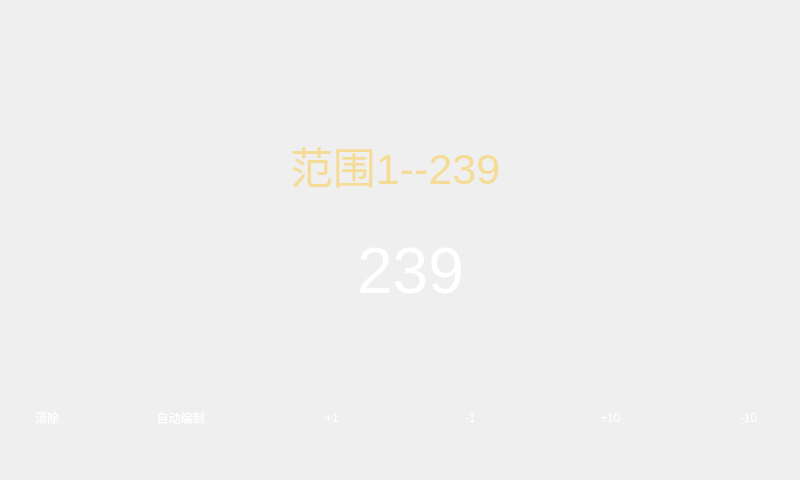
<?xml version="1.0" encoding="UTF-8"?>
<ui version="4.0">
 <class>ManualAddress</class>
 <widget class="QWidget" name="ManualAddress">
  <property name="geometry">
   <rect>
    <x>0</x>
    <y>0</y>
    <width>800</width>
    <height>480</height>
   </rect>
  </property>
  <property name="windowTitle">
   <string>Form</string>
  </property>
  <property name="styleSheet">
   <string notr="true"/>
  </property>
  <widget class="QLabel" name="label">
   <property name="geometry">
    <rect>
     <x>0</x>
     <y>0</y>
     <width>800</width>
     <height>480</height>
    </rect>
   </property>
   <property name="text">
    <string/>
   </property>
   <property name="pixmap">
    <pixmap resource="window/resources.qrc">:/new/login/image/address/底版.png</pixmap>
   </property>
  </widget>
  <widget class="QLabel" name="label_range">
   <property name="geometry">
    <rect>
     <x>290</x>
     <y>140</y>
     <width>231</width>
     <height>51</height>
    </rect>
   </property>
   <property name="font">
    <font>
     <pointsize>32</pointsize>
    </font>
   </property>
   <property name="styleSheet">
    <string notr="true">color: rgb(245, 220, 150);</string>
   </property>
   <property name="text">
    <string>范围1--239</string>
   </property>
  </widget>
  <widget class="QLabel" name="label_left">
   <property name="geometry">
    <rect>
     <x>230</x>
     <y>140</y>
     <width>41</width>
     <height>61</height>
    </rect>
   </property>
   <property name="text">
    <string/>
   </property>
   <property name="pixmap">
    <pixmap resource="window/resources.qrc">:/new/login/image/address/范围光标左.png</pixmap>
   </property>
  </widget>
  <widget class="QLabel" name="label_right">
   <property name="geometry">
    <rect>
     <x>530</x>
     <y>140</y>
     <width>41</width>
     <height>61</height>
    </rect>
   </property>
   <property name="text">
    <string/>
   </property>
   <property name="pixmap">
    <pixmap resource="window/resources.qrc">:/new/login/image/address/范围光标右.png</pixmap>
   </property>
  </widget>
  <widget class="QLabel" name="label_2">
   <property name="geometry">
    <rect>
     <x>320</x>
     <y>220</y>
     <width>191</width>
     <height>101</height>
    </rect>
   </property>
   <property name="text">
    <string/>
   </property>
   <property name="pixmap">
    <pixmap resource="window/resources.qrc">:/new/login/image/address/编号底版.png</pixmap>
   </property>
  </widget>
  <widget class="QLabel" name="label_3">
   <property name="geometry">
    <rect>
     <x>280</x>
     <y>240</y>
     <width>21</width>
     <height>61</height>
    </rect>
   </property>
   <property name="text">
    <string/>
   </property>
   <property name="pixmap">
    <pixmap resource="window/resources.qrc">:/new/login/image/address/编号光标左.png</pixmap>
   </property>
  </widget>
  <widget class="QLabel" name="label_4">
   <property name="geometry">
    <rect>
     <x>520</x>
     <y>240</y>
     <width>21</width>
     <height>61</height>
    </rect>
   </property>
   <property name="text">
    <string/>
   </property>
   <property name="pixmap">
    <pixmap resource="window/resources.qrc">:/new/login/image/address/编号光标右.png</pixmap>
   </property>
  </widget>
  <widget class="QLabel" name="label_number">
   <property name="geometry">
    <rect>
     <x>320</x>
     <y>230</y>
     <width>181</width>
     <height>81</height>
    </rect>
   </property>
   <property name="font">
    <font>
     <pointsize>48</pointsize>
    </font>
   </property>
   <property name="styleSheet">
    <string notr="true">color: rgb(255, 255, 255);</string>
   </property>
   <property name="text">
    <string>239</string>
   </property>
   <property name="alignment">
    <set>Qt::AlignCenter</set>
   </property>
  </widget>
  <widget class="QLabel" name="label_6">
   <property name="geometry">
    <rect>
     <x>10</x>
     <y>440</y>
     <width>781</width>
     <height>20</height>
    </rect>
   </property>
   <property name="text">
    <string/>
   </property>
   <property name="pixmap">
    <pixmap resource="window/resources.qrc">:/new/login/image/address/轴.png</pixmap>
   </property>
  </widget>
  <widget class="QLabel" name="label_7">
   <property name="geometry">
    <rect>
     <x>45</x>
     <y>430</y>
     <width>16</width>
     <height>21</height>
    </rect>
   </property>
   <property name="text">
    <string/>
   </property>
   <property name="pixmap">
    <pixmap resource="window/resources.qrc">:/new/login/image/address/箭头.png</pixmap>
   </property>
  </widget>
  <widget class="QLabel" name="label_8">
   <property name="geometry">
    <rect>
     <x>175</x>
     <y>430</y>
     <width>16</width>
     <height>21</height>
    </rect>
   </property>
   <property name="text">
    <string/>
   </property>
   <property name="pixmap">
    <pixmap resource="window/resources.qrc">:/new/login/image/address/箭头.png</pixmap>
   </property>
  </widget>
  <widget class="QLabel" name="label_9">
   <property name="geometry">
    <rect>
     <x>325</x>
     <y>430</y>
     <width>16</width>
     <height>21</height>
    </rect>
   </property>
   <property name="text">
    <string/>
   </property>
   <property name="pixmap">
    <pixmap resource="window/resources.qrc">:/new/login/image/address/箭头.png</pixmap>
   </property>
  </widget>
  <widget class="QLabel" name="label_10">
   <property name="geometry">
    <rect>
     <x>465</x>
     <y>430</y>
     <width>16</width>
     <height>21</height>
    </rect>
   </property>
   <property name="text">
    <string/>
   </property>
   <property name="pixmap">
    <pixmap resource="window/resources.qrc">:/new/login/image/address/箭头.png</pixmap>
   </property>
  </widget>
  <widget class="QLabel" name="label_11">
   <property name="geometry">
    <rect>
     <x>605</x>
     <y>430</y>
     <width>16</width>
     <height>21</height>
    </rect>
   </property>
   <property name="text">
    <string/>
   </property>
   <property name="pixmap">
    <pixmap resource="window/resources.qrc">:/new/login/image/address/箭头.png</pixmap>
   </property>
  </widget>
  <widget class="QLabel" name="label_12">
   <property name="geometry">
    <rect>
     <x>745</x>
     <y>430</y>
     <width>16</width>
     <height>21</height>
    </rect>
   </property>
   <property name="text">
    <string/>
   </property>
   <property name="pixmap">
    <pixmap resource="window/resources.qrc">:/new/login/image/address/箭头.png</pixmap>
   </property>
  </widget>
  <widget class="QLabel" name="label_30">
   <property name="geometry">
    <rect>
     <x>20</x>
     <y>400</y>
     <width>60</width>
     <height>31</height>
    </rect>
   </property>
   <property name="text">
    <string/>
   </property>
   <property name="pixmap">
    <pixmap resource="window/resources.qrc">:/new/login/image/address/清除底版.png</pixmap>
   </property>
  </widget>
  <widget class="QLabel" name="label_14">
   <property name="geometry">
    <rect>
     <x>130</x>
     <y>400</y>
     <width>101</width>
     <height>31</height>
    </rect>
   </property>
   <property name="text">
    <string/>
   </property>
   <property name="pixmap">
    <pixmap resource="window/resources.qrc">:/new/login/image/address/自动编址底版.png</pixmap>
   </property>
  </widget>
  <widget class="QLabel" name="label_15">
   <property name="geometry">
    <rect>
     <x>310</x>
     <y>400</y>
     <width>43</width>
     <height>31</height>
    </rect>
   </property>
   <property name="text">
    <string/>
   </property>
   <property name="pixmap">
    <pixmap resource="window/resources.qrc">:/new/login/image/address/数字底版.png</pixmap>
   </property>
  </widget>
  <widget class="QLabel" name="label_16">
   <property name="geometry">
    <rect>
     <x>450</x>
     <y>400</y>
     <width>43</width>
     <height>31</height>
    </rect>
   </property>
   <property name="text">
    <string/>
   </property>
   <property name="pixmap">
    <pixmap resource="window/resources.qrc">:/new/login/image/address/数字底版.png</pixmap>
   </property>
  </widget>
  <widget class="QLabel" name="label_17">
   <property name="geometry">
    <rect>
     <x>590</x>
     <y>400</y>
     <width>43</width>
     <height>31</height>
    </rect>
   </property>
   <property name="text">
    <string/>
   </property>
   <property name="pixmap">
    <pixmap resource="window/resources.qrc">:/new/login/image/address/数字底版.png</pixmap>
   </property>
  </widget>
  <widget class="QLabel" name="label_18">
   <property name="geometry">
    <rect>
     <x>730</x>
     <y>400</y>
     <width>43</width>
     <height>31</height>
    </rect>
   </property>
   <property name="text">
    <string/>
   </property>
   <property name="pixmap">
    <pixmap resource="window/resources.qrc">:/new/login/image/address/数字底版.png</pixmap>
   </property>
  </widget>
  <widget class="QLabel" name="label_19">
   <property name="geometry">
    <rect>
     <x>35</x>
     <y>405</y>
     <width>31</width>
     <height>25</height>
    </rect>
   </property>
   <property name="styleSheet">
    <string notr="true">color: rgb(255, 255, 255);</string>
   </property>
   <property name="text">
    <string>清除</string>
   </property>
  </widget>
  <widget class="QLabel" name="label_13">
   <property name="geometry">
    <rect>
     <x>130</x>
     <y>405</y>
     <width>101</width>
     <height>25</height>
    </rect>
   </property>
   <property name="styleSheet">
    <string notr="true">color: rgb(255, 255, 255);</string>
   </property>
   <property name="text">
    <string>自动编制</string>
   </property>
   <property name="alignment">
    <set>Qt::AlignCenter</set>
   </property>
  </widget>
  <widget class="QLabel" name="label_21">
   <property name="geometry">
    <rect>
     <x>325</x>
     <y>405</y>
     <width>31</width>
     <height>25</height>
    </rect>
   </property>
   <property name="styleSheet">
    <string notr="true">color: rgb(255, 255, 255);</string>
   </property>
   <property name="text">
    <string>+1</string>
   </property>
  </widget>
  <widget class="QLabel" name="label_22">
   <property name="geometry">
    <rect>
     <x>465</x>
     <y>405</y>
     <width>31</width>
     <height>25</height>
    </rect>
   </property>
   <property name="styleSheet">
    <string notr="true">color: rgb(255, 255, 255);</string>
   </property>
   <property name="text">
    <string>-1</string>
   </property>
  </widget>
  <widget class="QLabel" name="label_23">
   <property name="geometry">
    <rect>
     <x>600</x>
     <y>405</y>
     <width>31</width>
     <height>25</height>
    </rect>
   </property>
   <property name="styleSheet">
    <string notr="true">color: rgb(255, 255, 255);</string>
   </property>
   <property name="text">
    <string>+10</string>
   </property>
  </widget>
  <widget class="QLabel" name="label_24">
   <property name="geometry">
    <rect>
     <x>740</x>
     <y>405</y>
     <width>31</width>
     <height>25</height>
    </rect>
   </property>
   <property name="styleSheet">
    <string notr="true">color: rgb(255, 255, 255);</string>
   </property>
   <property name="text">
    <string>-10</string>
   </property>
  </widget>
 </widget>
 <resources>
  <include location="window/resources.qrc"/>
 </resources>
 <connections/>
</ui>
